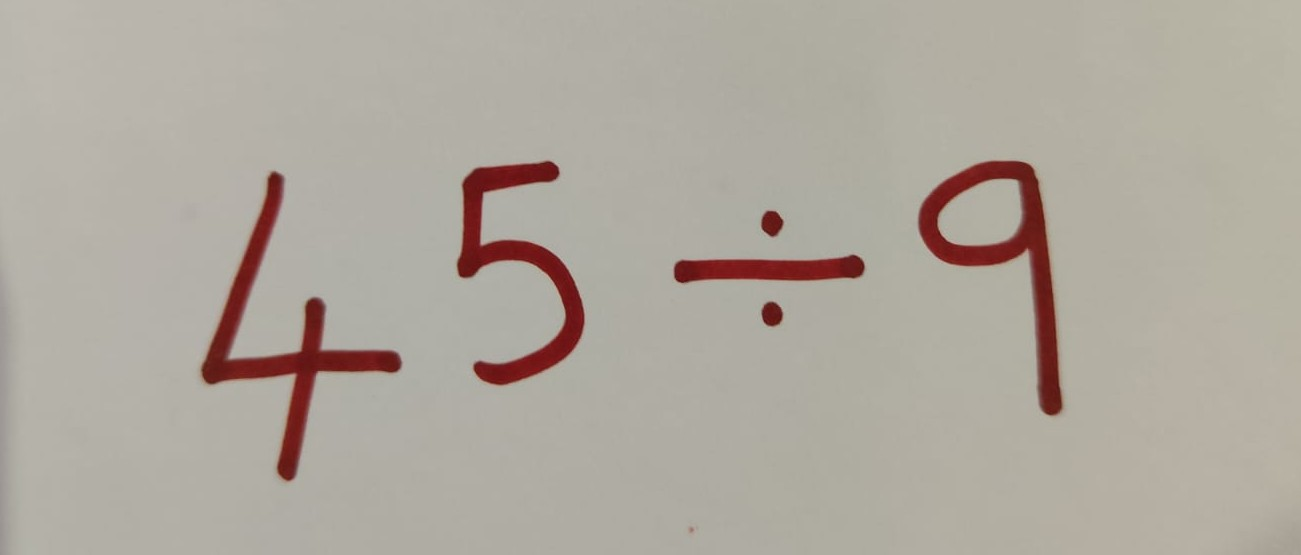
#> input picture backend/test.jpeg, 1301 x 555 px
$ python segment.py
#> lines starting #> are read from the running program, lines starting #| are printed output that depends on the picture; after the words box and inside, x2 and y2 are one past the last pixel; in counts of white or black regions, pixels touching at a corner belong together
import cv2
import numpy as np


# [63 lines left out: function merge_divide_symbol, not called in this run]


def segment_symbols(image_path):
#> called with image_path = 'test.jpeg'
    img = cv2.imread(image_path)
#> img is the input picture: shape (555, 1301, 3); mean B, G, R 158.5, 168.3, 175.2

    if img is None:
        raise FileNotFoundError("Image not found")

    gray = cv2.cvtColor(img, cv2.COLOR_BGR2GRAY)
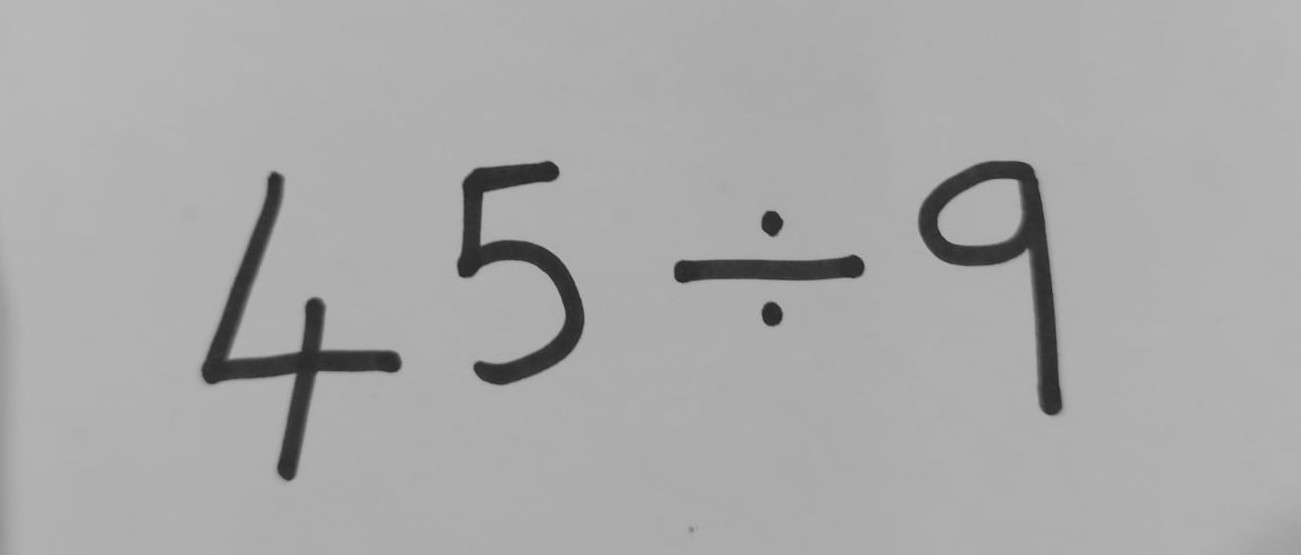
#> gray: shape (555, 1301); min 31, max 186, mean 169.2

    # Blur removes small camera noise
    gray = cv2.GaussianBlur(gray, (5, 5), 0)

    # Adaptive threshold
    thresh = cv2.adaptiveThreshold(
        gray,
        255,
        cv2.ADAPTIVE_THRESH_GAUSSIAN_C,
        cv2.THRESH_BINARY_INV,
        31,
        15
    )
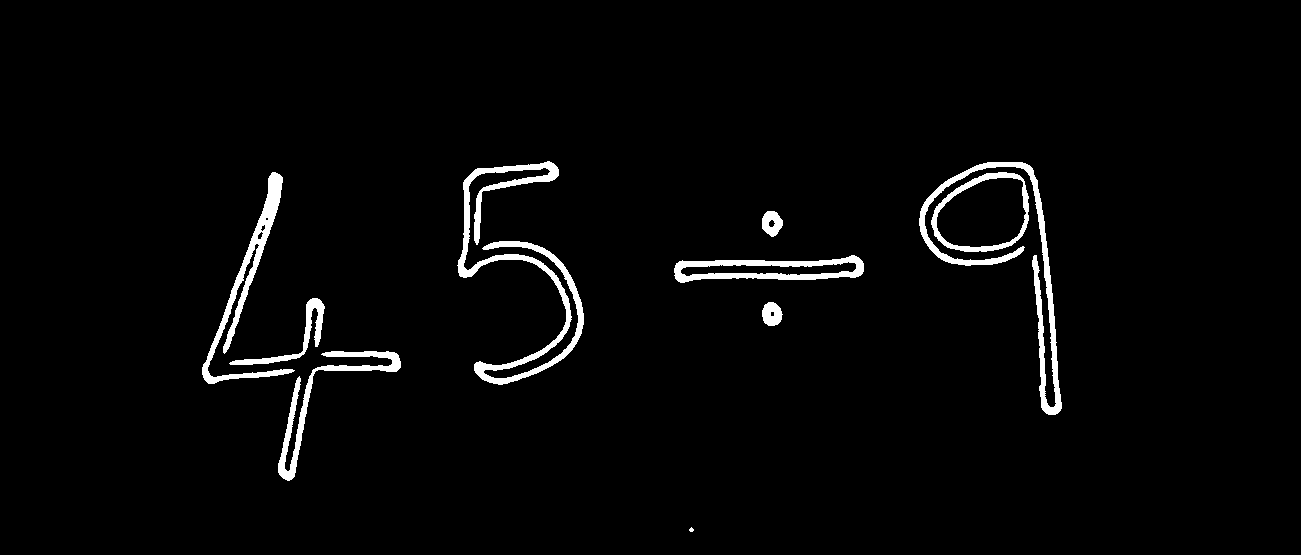
#> thresh: shape (555, 1301); 2.7% white; 10 white regions (1 under 20 px), largest, box (x1, y1, x2, y2) and area: (457, 161, 584, 385) 5036, (919, 162, 1062, 415) 3805, (202, 172, 295, 384) 2971

    # Connect nearby pixels
    kernel = cv2.getStructuringElement(
        cv2.MORPH_RECT,
        (3, 3)
    )

    thresh = cv2.morphologyEx(
        thresh,
        cv2.MORPH_CLOSE,
        kernel,
        iterations=2
    )
#> thresh: shape (555, 1301); 2.8% white; 9 white regions (1 under 20 px), largest, box (x1, y1, x2, y2) and area: (919, 162, 1062, 415) 5278, (457, 161, 584, 385) 5264, (202, 172, 295, 384) 3378

    # Connected Components
    num_labels, labels, stats, centroids = cv2.connectedComponentsWithStats(
        thresh,
        connectivity=8
    )
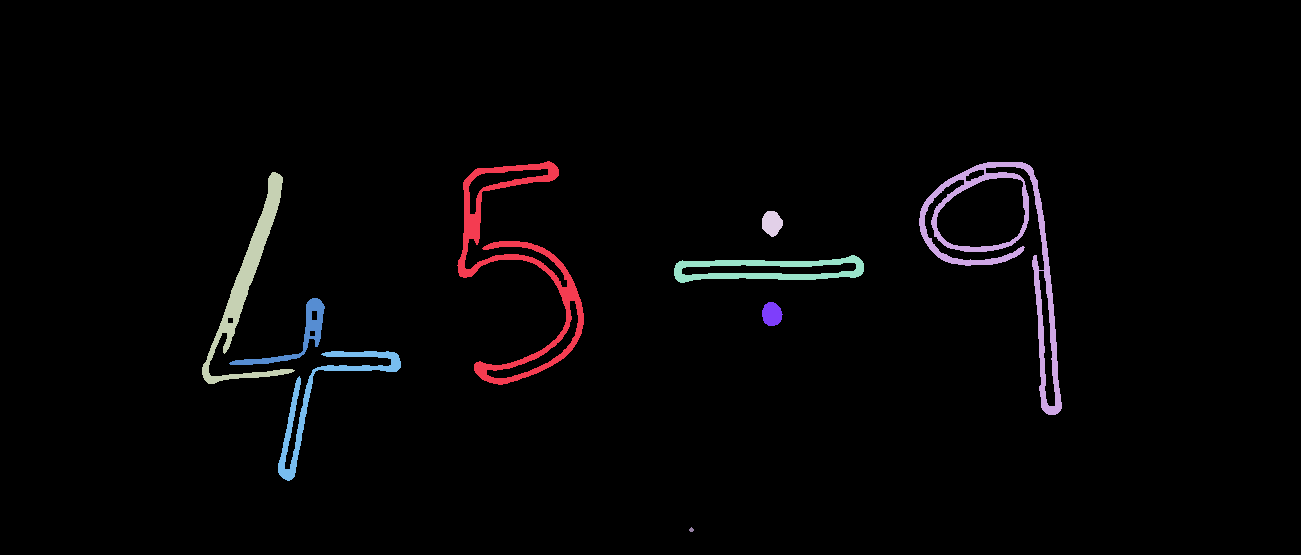
#> labels: shape (555, 1301) int32; 10 distinct labels, from 0 to 9; one colour per label, 0 black
#> num_labels = 10; stats = [[0, 0, 1301, 555, 701716], [457, 161, 127, 224, 5264], [919, 162, 143, 253, 5278], [202, 172, 93, 212, 3378], [762, 211, 21, 26, 405], [674, 255, 190, 28, 2332], [229, 298, 96, 67, 1080], [762, 302, 21, 24, 388], [278, 351, 123, 130, 2197], [689, 527, 5, 5, 17]]; centroids = [[651.3, 276.8], [518.3, 267.2], [1005, 256.6], [247.3, 283.3], [771.5, 222.8], [767.7, 269.2], [296.6, 335], [771.5, 313.8], [323.9, 399.9], [691, 529.4]]

    boxes = []

    for i in range(1, num_labels):

        x = stats[i, cv2.CC_STAT_LEFT]
        y = stats[i, cv2.CC_STAT_TOP]
        w = stats[i, cv2.CC_STAT_WIDTH]
        h = stats[i, cv2.CC_STAT_HEIGHT]
        area = stats[i, cv2.CC_STAT_AREA]

        if area < 100:
            continue

        padding = 10

        x = max(0, x - padding)
        y = max(0, y - padding)

        w = min(img.shape[1] - x, w + 2 * padding)
        h = min(img.shape[0] - y, h + 2 * padding)

        boxes.append((x, y, w, h))
#> this loop made 9 passes
#> (x, y, w, h, area) on passes 1 to 8: (447, 151, 147, 244, 5264), (909, 152, 163, 273, 5278), (192, 162, 113, 232, 3378), (752, 201, 41, 46, 405), (664, 245, 210, 48, 2332), (219, 288, 116, 87, 1080), (752, 292, 41, 44, 388), (268, 341, 143, 150, 2197)
#> after the loop, boxes = [(447, 151, 147, 244), (909, 152, 163, 273), (192, 162, 113, 232), (752, 201, 41, 46), (664, 245, 210, 48), (219, 288, 116, 87), (752, 292, 41, 44), (268, 341, 143, 150)]

    boxes.sort(key=lambda b: b[0])

    return img, thresh, boxes
if __name__ == "__main__":

    image_path = "test.jpeg"

    image, thresh, boxes = segment_symbols(image_path)
#> boxes = [(192, 162, 113, 232), (219, 288, 116, 87), (268, 341, 143, 150), (447, 151, 147, 244), (664, 245, 210, 48), (752, 201, 41, 46), (752, 292, 41, 44), (909, 152, 163, 273)]

    print("Symbols found:", len(boxes))
#| Symbols found: 8

    for i, (x, y, w, h) in enumerate(boxes):

        cv2.rectangle(
            image,
            (x, y),
            (x + w, y + h),
            (0, 255, 0),
            2
        )

        crop = thresh[y:y+h, x:x+w]

        cv2.imwrite(f"symbol_{i}.png", crop)
#> this loop made 8 passes
#> pass 1, `crop = thresh[y:y+h, x:x+w]`:
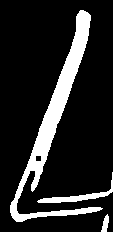
#> crop: shape (232, 113); 14.8% white; 3 white regions, box (x1, y1, x2, y2) and area: (10, 10, 103, 222) 3378, (37, 172, 113, 203) 411, (101, 214, 109, 232) 87
#> pass 2, `crop = thresh[y:y+h, x:x+w]`:
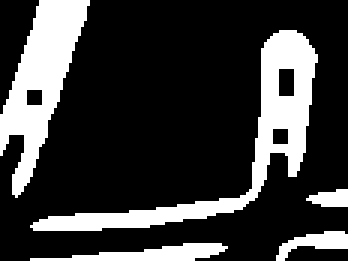
#> crop: shape (87, 116) (shown 3 times larger); 23% white; 5 white regions, box (x1, y1, x2, y2) and area: (10, 10, 106, 77) 1080, (0, 0, 30, 66) 864, (10, 81, 76, 87) 203, (92, 77, 116, 87) 112, (102, 63, 116, 69) 62
#> pass 3, `crop = thresh[y:y+h, x:x+w]`:
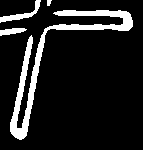
#> crop: shape (150, 143); 12.1% white; 4 white regions, box (x1, y1, x2, y2) and area: (10, 10, 133, 140) 2197, (0, 0, 41, 23) 234, (0, 28, 27, 36) 134, (47, 0, 52, 6) 23
#> after the loop:
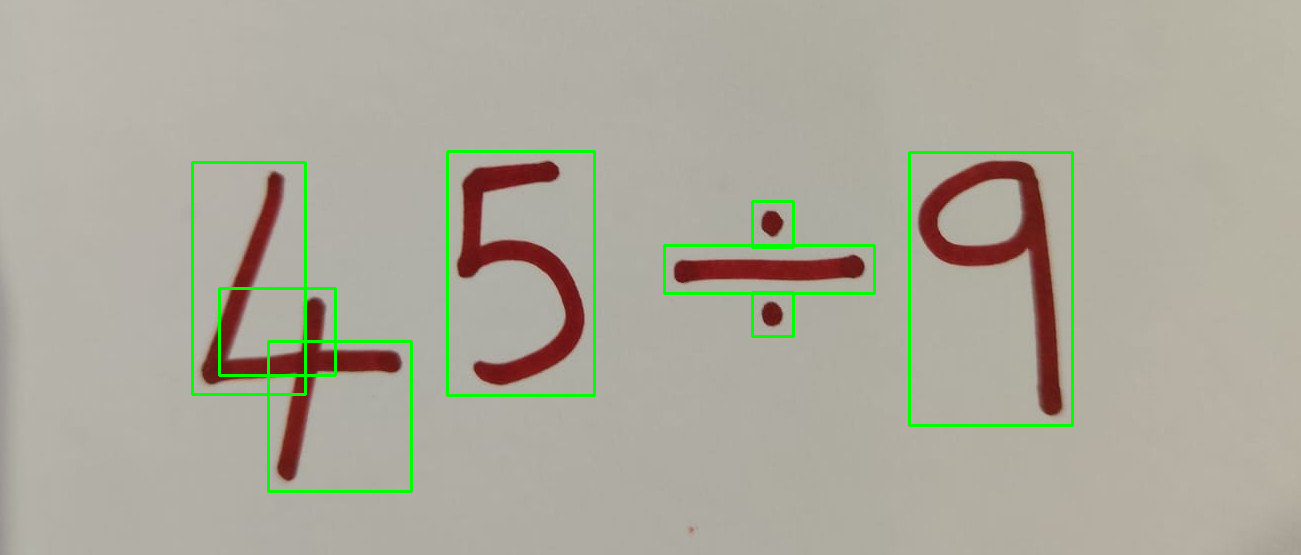
#> image: shape (555, 1301, 3); 1.71% of pixels changed, all inside (x1, y1, x2, y2) = (191, 150, 1074, 493)

    cv2.imshow("Threshold", thresh)
    cv2.imshow("Detected Symbols", image)

    cv2.waitKey(0)
    cv2.destroyAllWindows()
